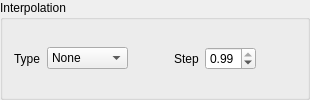
                    <widget class="QGroupBox" name="groupBox_34">
                     <property name="title">
                      <string>Interpolation</string>
                     </property>
                     <layout class="QHBoxLayout" name="horizontalLayout_120">
                      <item>
                       <widget class="QLabel" name="label_118">
                        <property name="text">
                         <string>Type</string>
                        </property>
                       </widget>
                      </item>
                      <item>
                       <widget class="QComboBox" name="_1dInterType">
                        <item>
                         <property name="text">
                          <string>None</string>
                         </property>
                        </item>
                        <item>
                         <property name="text">
                          <string>linear</string>
                         </property>
                        </item>
                        <item>
                         <property name="text">
                          <string>nearest</string>
                         </property>
                        </item>
                        <item>
                         <property name="text">
                          <string>zero</string>
                         </property>
                        </item>
                        <item>
                         <property name="text">
                          <string>slinear</string>
                         </property>
                        </item>
                        <item>
                         <property name="text">
                          <string>quadratic</string>
                         </property>
                        </item>
                        <item>
                         <property name="text">
                          <string>cubic</string>
                         </property>
                        </item>
                       </widget>
                      </item>
                      <item>
                       <spacer name="horizontalSpacer_167">
                        <property name="orientation">
                         <enum>Qt::Horizontal</enum>
                        </property>
                        <property name="sizeHint" stdset="0">
                         <size>
                          <width>40</width>
                          <height>20</height>
                         </size>
                        </property>
                       </spacer>
                      </item>
                      <item>
                       <widget class="QLabel" name="label_119">
                        <property name="text">
                         <string>Step</string>
                        </property>
                       </widget>
                      </item>
                      <item>
                       <widget class="QDoubleSpinBox" name="_1dInterStep">
                        <property name="minimum">
                         <double>0.010000000000000</double>
                        </property>
                        <property name="maximum">
                         <double>0.990000000000000</double>
                        </property>
                        <property name="singleStep">
                         <double>0.100000000000000</double>
                        </property>
                        <property name="value">
                         <double>0.990000000000000</double>
                        </property>
                       </widget>
                      </item>
                      <item>
                       <spacer name="horizontalSpacer_166">
                        <property name="orientation">
                         <enum>Qt::Horizontal</enum>
                        </property>
                        <property name="sizeHint" stdset="0">
                         <size>
                          <width>40</width>
                          <height>20</height>
                         </size>
                        </property>
                       </spacer>
                      </item>
                     </layout>
                    </widget>
